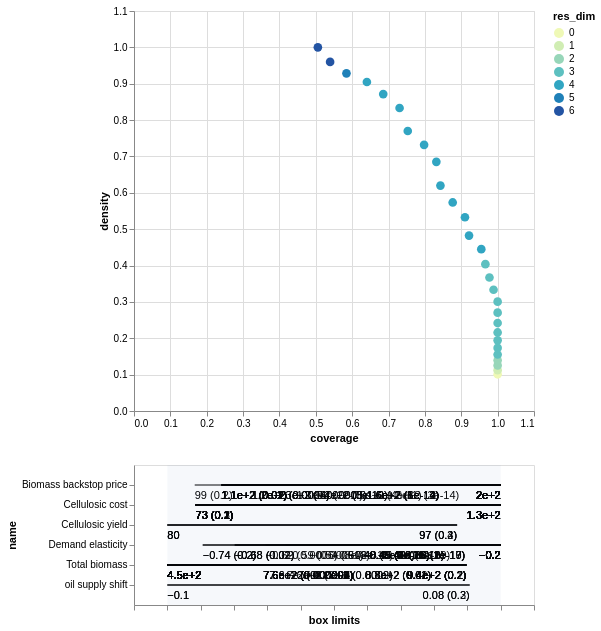

Write notebook code for a chart like this one.
### Markdown cell above
Since we are doing this analysis in a notebook, we can take advantage of the interactivity that the browser offers. A relatively recent addition to the python ecosystem is the library [altair](https://altair-viz.github.io/getting_started/overview.html). Altair can be used to create interactive plots for use in a browser. Altair is an optional dependency for the workbench. If available, we can create the following visual.

### Code cell
box1.inspect_tradeoff()

### Figure 1 — Vega-Lite specification as saved in the notebook (floating-point values rounded to 4 significant figures)
{"config": {"view": {"continuousWidth": 300, "continuousHeight": 300}}, "vconcat": [{"data": {"name": "data-2b0a17521755c11be9475d9ca58d4a00"}, "mark": {"type": "circle", "size": 75}, "encoding": {"color": {"field": "res_dim", "scale": {"range": ["#eff9b6", "#d0edb3", "#97d6b9", "#5dc0c0", "#31a5c2", "#1f80b8", "#2354a3", "#21318d"]}, "type": "ordinal"}, "opacity": {"condition": {"param": "param_1132f4e8af20e10d", "value": 1}, "value": 0.4}, "tooltip": [{"field": "id", "type": "quantitative"}, {"field": "coverage", "format": ".2", "type": "quantitative"}, {"field": "density", "format": ".2", "type": "quantitative"}, {"field": "res_dim", "type": "ordinal"}], "x": {"field": "coverage", "scale": {"domain": [0, 1.1]}, "type": "quantitative"}, "y": {"field": "density", "scale": {"domain": [0, 1.1]}, "type": "quantitative"}}, "height": 400, "name": "view_711ee7dea308719a_0", "width": 400}, {"layer": [{"data": {"name": "data-5d3cc0c3f76cfee9700c754235c3659c"}, "mark": {"type": "rule"}, "encoding": {"x": {"axis": {"grid": false, "labels": false, "title": "box limits"}, "field": "x_lower", "scale": {"domain": [0, 1], "padding": 0.1}, "type": "quantitative"}, "x2": {"field": "x_upper"}, "y": {"field": "name", "scale": {"padding": 1.0}, "type": "nominal"}}, "transform": [{"calculate": "(datum.x1-datum.minimum)/(datum.maximum-datum.minimum)", "as": "x_lower"}, {"calculate": "(datum.x2-datum.minimum)/(datum.maximum-datum.minimum)", "as": "x_upper"}, {"filter": {"param": "param_1132f4e8af20e10d"}}]}, {"data": {"name": "data-5d3cc0c3f76cfee9700c754235c3659c"}, "mark": {"type": "text", "align": "left", "baseline": "top", "dy": 5}, "encoding": {"text": {"field": "text", "type": "ordinal"}, "x": {"axis": {"grid": false, "labels": false, "title": "box limits"}, "field": "x_lower", "scale": {"domain": [0, 1], "padding": 0.1}, "type": "quantitative"}, "x2": {"field": "x_upper"}, "y": {"field": "name", "scale": {"padding": 1.0}, "type": "nominal"}}, "transform": [{"calculate": "(datum.x1-datum.minimum)/(datum.maximum-datum.minimum)", "as": "x_lower"}, {"calculate": "(datum.x2-datum.minimum)/(datum.maximum-datum.minimum)", "as": "x_upper"}, {"filter": {"param": "param_1132f4e8af20e10d"}}, {"calculate": "datum.qp_lower>0?format(datum.x1, \".2\")+\" (\"+format(datum.qp_lower, \".1~g\")+\")\" :format(datum.x1, \".2\")", "as": "text"}]}, {"data": {"name": "data-5d3cc0c3f76cfee9700c754235c3659c"}, "mark": {"type": "text", "align": "right", "baseline": "top", "dy": 5}, "encoding": {"text": {"field": "text", "type": "ordinal"}, "x": {"field": "x_upper", "type": "quantitative"}, "x2": {"field": "x_upper"}, "y": {"field": "name", "scale": {"padding": 1.0}, "type": "nominal"}}, "transform": [{"calculate": "(datum.x1-datum.minimum)/(datum.maximum-datum.minimum)", "as": "x_lower"}, {"calculate": "(datum.x2-datum.minimum)/(datum.maximum-datum.minimum)", "as": "x_upper"}, {"filter": {"param": "param_1132f4e8af20e10d"}}, {"calculate": "datum.qp_upper>0?format(datum.x2, \".2\")+\" (\"+format(datum.qp_upper, \".1\")+\")\" :format(datum.x2, \".2\")", "as": "text"}]}, {"data": {"name": "data-97aefd6d737ded565dc732e63f74ecc6"}, "mark": {"type": "rect", "opacity": 0.05}, "encoding": {"x": {"field": "start", "type": "quantitative"}, "x2": {"field": "end"}}}, {"data": {"name": "data-4f53cda18c2baa0c0354bb5f9a3ecbe5"}, "mark": {"type": "point"}, "encoding": {"x": {"field": "x", "type": "quantitative"}, "y": {"field": "name", "type": "nominal"}}, "transform": [{"filter": {"param": "param_1132f4e8af20e10d"}}]}, {"data": {"name": "data-4f53cda18c2baa0c0354bb5f9a3ecbe5"}, "mark": {"type": "text", "align": "center", "baseline": "top", "dy": 5}, "encoding": {"text": {"field": "item", "type": "nominal"}, "x": {"field": "x", "type": "quantitative"}, "y": {"field": "name", "type": "nominal"}}, "transform": [{"filter": {"param": "param_1132f4e8af20e10d"}}]}], "width": 400}], "params": [{"name": "param_1132f4e8af20e10d", "select": {"type": "point", "fields": ["id"]}, "views": ["view_711ee7dea308719a_0"]}], "$schema": "https://vega.github.io/schema/vega-lite/v6.4.1.json", "datasets": {"data-2b0a17521755c11be9475d9ca58d4a00": [{"coverage": 1.0, "density": 0.1009, "id": 0, "k": 89, "mass": 1.0, "mean": 0.1009, "n": 882, "res_dim": 0}, {"coverage": 1.0, "density": 0.1124, "id": 1, "k": 89, "mass": 0.898, "mean": 0.1124, "n": 792, "res_dim": 1}, {"coverage": 1.0, "density": 0.1254, "id": 2, "k": 89, "mass": 0.805, "mean": 0.1254, "n": 710, "res_dim": 2}, {"coverage": 1.0, "density": 0.1395, "id": 3, "k": 89, "mass": 0.7234, "mean": 0.1395, "n": 638, "res_dim": 2}, {"coverage": 1.0, "density": 0.1553, "id": 4, "k": 89, "mass": 0.6497, "mean": 0.1553, "n": 573, "res_dim": 3}, {"coverage": 1.0, "density": 0.1735, "id": 5, "k": 89, "mass": 0.5816, "mean": 0.1735, "n": 513, "res_dim": 3}, {"coverage": 1.0, "density": 0.1943, "id": 6, "k": 89, "mass": 0.5193, "mean": 0.1943, "n": 458, "res_dim": 3}, {"coverage": 1.0, "density": 0.216, "id": 7, "k": 89, "mass": 0.4671, "mean": 0.216, "n": 412, "res_dim": 3}, {"coverage": 1.0, "density": 0.2418, "id": 8, "k": 89, "mass": 0.4172, "mean": 0.2418, "n": 368, "res_dim": 3}, {"coverage": 1.0, "density": 0.2705, "id": 9, "k": 89, "mass": 0.373, "mean": 0.2705, "n": 329, "res_dim": 3}, {"coverage": 1.0, "density": 0.3007, "id": 10, "k": 89, "mass": 0.3356, "mean": 0.3007, "n": 296, "res_dim": 3}, {"coverage": 0.9888, "density": 0.3333, "id": 11, "k": 88, "mass": 0.2993, "mean": 0.3333, "n": 264, "res_dim": 3}, {"coverage": 0.9775, "density": 0.3671, "id": 12, "k": 87, "mass": 0.2687, "mean": 0.3671, "n": 237, "res_dim": 3}, {"coverage": 0.9663, "density": 0.4038, "id": 13, "k": 86, "mass": 0.2415, "mean": 0.4038, "n": 213, "res_dim": 3}, {"coverage": 0.9551, "density": 0.445, "id": 14, "k": 85, "mass": 0.2166, "mean": 0.445, "n": 191, "res_dim": 4}, {"coverage": 0.9213, "density": 0.4824, "id": 15, "k": 82, "mass": 0.1927, "mean": 0.4824, "n": 170, "res_dim": 4}, {"coverage": 0.9101, "density": 0.5329, "id": 16, "k": 81, "mass": 0.1723, "mean": 0.5329, "n": 152, "res_dim": 4}, {"coverage": 0.8764, "density": 0.5735, "id": 17, "k": 78, "mass": 0.1542, "mean": 0.5735, "n": 136, "res_dim": 4}, {"coverage": 0.8427, "density": 0.6198, "id": 18, "k": 75, "mass": 0.1372, "mean": 0.6198, "n": 121, "res_dim": 4}, {"coverage": 0.8315, "density": 0.6852, "id": 19, "k": 74, "mass": 0.1224, "mean": 0.6852, "n": 108, "res_dim": 4}, {"coverage": 0.7978, "density": 0.732, "id": 20, "k": 71, "mass": 0.11, "mean": 0.732, "n": 97, "res_dim": 4}, {"coverage": 0.7528, "density": 0.7701, "id": 21, "k": 67, "mass": 0.09864, "mean": 0.7701, "n": 87, "res_dim": 4}, {"coverage": 0.7303, "density": 0.8333, "id": 22, "k": 65, "mass": 0.08844, "mean": 0.8333, "n": 78, "res_dim": 4}, {"coverage": 0.6854, "density": 0.8714, "id": 23, "k": 61, "mass": 0.07937, "mean": 0.8714, "n": 70, "res_dim": 4}, {"coverage": 0.6404, "density": 0.9048, "id": 24, "k": 57, "mass": 0.07143, "mean": 0.9048, "n": 63, "res_dim": 4}, {"coverage": 0.5843, "density": 0.9286, "id": 25, "k": 52, "mass": 0.06349, "mean": 0.9286, "n": 56, "res_dim": 5}, {"coverage": 0.5393, "density": 0.96, "id": 26, "k": 48, "mass": 0.05669, "mean": 0.96, "n": 50, "res_dim": 6}, {"coverage": 0.5056, "density": 1.0, "id": 27, "k": 45, "mass": 0.05102, "mean": 1.0, "n": 45, "res_dim": 6}], "data-5d3cc0c3f76cfee9700c754235c3659c": [{"x1": -0.7365, "x2": -0.202, "name": "Demand elasticity", "id": 1, "minimum": -0.8, "maximum": -0.202, "qp_lower": 0.1557, "qp_upper": -1.0}, {"x1": 450.0, "x2": 941.7, "name": "Total biomass", "id": 2, "minimum": 450.0, "maximum": 997.8, "qp_lower": -1.0, "qp_upper": 0.1504}, {"x1": -0.7365, "x2": -0.202, "name": "Demand elasticity", "id": 2, "minimum": -0.8, "maximum": -0.202, "qp_lower": 0.1713, "qp_upper": -1.0}, {"x1": 450.0, "x2": 941.7, "name": "Total biomass", "id": 3, "minimum": 450.0, "maximum": 997.8, "qp_lower": -1.0, "qp_upper": 0.1607}, {"x1": -0.679, "x2": -0.202, "name": "Demand elasticity", "id": 3, "minimum": -0.8, "maximum": -0.202, "qp_lower": 0.02418, "qp_upper": -1.0}, {"x1": 450.0, "x2": 941.7, "name": "Total biomass", "id": 4, "minimum": 450.0, "maximum": 997.8, "qp_lower": -1.0, "qp_upper": 0.1583}, {"x1": -0.679, "x2": -0.202, "name": "Demand elasticity", "id": 4, "minimum": -0.8, "maximum": -0.202, "qp_lower": 0.01869, "qp_upper": -1.0}, {"x1": 99.0, "x2": 199.6, "name": "Biomass backstop price", "id": 4, "minimum": 90.0, "maximum": 199.6, "qp_lower": 0.1509, "qp_upper": -1.0}, {"x1": 450.0, "x2": 941.7, "name": "Total biomass", "id": 5, "minimum": 450.0, "maximum": 997.8, "qp_lower": -1.0, "qp_upper": 0.1577}, {"x1": -0.679, "x2": -0.202, "name": "Demand elasticity", "id": 5, "minimum": -0.8, "maximum": -0.202, "qp_lower": 0.01457, "qp_upper": -1.0}, {"x1": 107.8, "x2": 199.6, "name": "Biomass backstop price", "id": 5, "minimum": 90.0, "maximum": 199.6, "qp_lower": 0.0175, "qp_upper": -1.0}, {"x1": 450.0, "x2": 941.7, "name": "Total biomass", "id": 6, "minimum": 450.0, "maximum": 997.8, "qp_lower": -1.0, "qp_upper": 0.1696}, {"x1": -0.6235, "x2": -0.202, "name": "Demand elasticity", "id": 6, "minimum": -0.8, "maximum": -0.202, "qp_lower": 0.0005743, "qp_upper": -1.0}, {"x1": 107.8, "x2": 199.6, "name": "Biomass backstop price", "id": 6, "minimum": 90.0, "maximum": 199.6, "qp_lower": 0.01771, "qp_upper": -1.0}, {"x1": 450.0, "x2": 941.7, "name": "Total biomass", "id": 7, "minimum": 450.0, "maximum": 997.8, "qp_lower": -1.0, "qp_upper": 0.1521}, {"x1": -0.5875, "x2": -0.202, "name": "Demand elasticity", "id": 7, "minimum": -0.8, "maximum": -0.202, "qp_lower": 1.196e-05, "qp_upper": -1.0}, {"x1": 107.8, "x2": 199.6, "name": "Biomass backstop price", "id": 7, "minimum": 90.0, "maximum": 199.6, "qp_lower": 0.01448, "qp_upper": -1.0}, {"x1": 450.0, "x2": 941.7, "name": "Total biomass", "id": 8, "minimum": 450.0, "maximum": 997.8, "qp_lower": -1.0, "qp_upper": 0.1557}, {"x1": -0.5445, "x2": -0.202, "name": "Demand elasticity", "id": 8, "minimum": -0.8, "maximum": -0.202, "qp_lower": 8.044e-08, "qp_upper": -1.0}, {"x1": 107.8, "x2": 199.6, "name": "Biomass backstop price", "id": 8, "minimum": 90.0, "maximum": 199.6, "qp_lower": 0.01425, "qp_upper": -1.0}, {"x1": 450.0, "x2": 941.7, "name": "Total biomass", "id": 9, "minimum": 450.0, "maximum": 997.8, "qp_lower": -1.0, "qp_upper": 0.1647}, {"x1": -0.5035, "x2": -0.202, "name": "Demand elasticity", "id": 9, "minimum": -0.8, "maximum": -0.202, "qp_lower": 2.406e-10, "qp_upper": -1.0}, {"x1": 107.8, "x2": 199.6, "name": "Biomass backstop price", "id": 9, "minimum": 90.0, "maximum": 199.6, "qp_lower": 0.01715, "qp_upper": -1.0}, {"x1": 450.0, "x2": 941.7, "name": "Total biomass", "id": 10, "minimum": 450.0, "maximum": 997.8, "qp_lower": -1.0, "qp_upper": 0.1355}, {"x1": -0.475, "x2": -0.202, "name": "Demand elasticity", "id": 10, "minimum": -0.8, "maximum": -0.202, "qp_lower": 4.721e-13, "qp_upper": -1.0}, {"x1": 107.8, "x2": 199.6, "name": "Biomass backstop price", "id": 10, "minimum": 90.0, "maximum": 199.6, "qp_lower": 0.015, "qp_upper": -1.0}, {"x1": 450.0, "x2": 883.4, "name": "Total biomass", "id": 11, "minimum": 450.0, "maximum": 997.8, "qp_lower": -1.0, "qp_upper": 0.01421}, {"x1": -0.475, "x2": -0.202, "name": "Demand elasticity", "id": 11, "minimum": -0.8, "maximum": -0.202, "qp_lower": 3.451e-13, "qp_upper": -1.0}, {"x1": 107.8, "x2": 199.6, "name": "Biomass backstop price", "id": 11, "minimum": 90.0, "maximum": 199.6, "qp_lower": 0.01242, "qp_upper": -1.0}, {"x1": 450.0, "x2": 883.4, "name": "Total biomass", "id": 12, "minimum": 450.0, "maximum": 997.8, "qp_lower": -1.0, "qp_upper": 0.01355}, {"x1": -0.4485, "x2": -0.202, "name": "Demand elasticity", "id": 12, "minimum": -0.8, "maximum": -0.202, "qp_lower": 7.967e-16, "qp_upper": -1.0}, {"x1": 107.8, "x2": 199.6, "name": "Biomass backstop price", "id": 12, "minimum": 90.0, "maximum": 199.6, "qp_lower": 0.01095, "qp_upper": -1.0}, {"x1": 450.0, "x2": 883.4, "name": "Total biomass", "id": 13, "minimum": 450.0, "maximum": 997.8, "qp_lower": -1.0, "qp_upper": 0.01525}, {"x1": -0.4485, "x2": -0.202, "name": "Demand elasticity", "id": 13, "minimum": -0.8, "maximum": -0.202, "qp_lower": 1.934e-15, "qp_upper": -1.0}, {"x1": 117.8, "x2": 199.6, "name": "Biomass backstop price", "id": 13, "minimum": 90.0, "maximum": 199.6, "qp_lower": 0.0005064, "qp_upper": -1.0}, {"x1": 72.65, "x2": 133.7, "name": "Cellulosic cost", "id": 14, "minimum": 67.0, "maximum": 133.7, "qp_lower": 0.1383, "qp_upper": -1.0}, {"x1": 450.0, "x2": 883.4, "name": "Total biomass", "id": 14, "minimum": 450.0, "maximum": 997.8, "qp_lower": -1.0, "qp_upper": 0.01184}, {"x1": -0.4485, "x2": -0.202, "name": "Demand elasticity", "id": 14, "minimum": -0.8, "maximum": -0.202, "qp_lower": 9.841e-16, "qp_upper": -1.0}, {"x1": 117.8, "x2": 199.6, "name": "Biomass backstop price", "id": 14, "minimum": 90.0, "maximum": 199.6, "qp_lower": 0.0003845, "qp_upper": -1.0}, {"x1": 72.65, "x2": 133.7, "name": "Cellulosic cost", "id": 15, "minimum": 67.0, "maximum": 133.7, "qp_lower": 0.1753, "qp_upper": -1.0}, {"x1": 450.0, "x2": 820.7, "name": "Total biomass", "id": 15, "minimum": 450.0, "maximum": 997.8, "qp_lower": -1.0, "qp_upper": 0.000933}, {"x1": -0.4485, "x2": -0.202, "name": "Demand elasticity", "id": 15, "minimum": -0.8, "maximum": -0.202, "qp_lower": 1.254e-15, "qp_upper": -1.0}, {"x1": 117.8, "x2": 199.6, "name": "Biomass backstop price", "id": 15, "minimum": 90.0, "maximum": 199.6, "qp_lower": 0.0004229, "qp_upper": -1.0}, {"x1": 72.65, "x2": 133.7, "name": "Cellulosic cost", "id": 16, "minimum": 67.0, "maximum": 133.7, "qp_lower": 0.1367, "qp_upper": -1.0}, {"x1": 450.0, "x2": 820.7, "name": "Total biomass", "id": 16, "minimum": 450.0, "maximum": 997.8, "qp_lower": -1.0, "qp_upper": 0.0002231}, {"x1": -0.4485, "x2": -0.202, "name": "Demand elasticity", "id": 16, "minimum": -0.8, "maximum": -0.202, "qp_lower": 4.1e-16, "qp_upper": -1.0}, {"x1": 125.8, "x2": 199.6, "name": "Biomass backstop price", "id": 16, "minimum": 90.0, "maximum": 199.6, "qp_lower": 5.358e-06, "qp_upper": -1.0}, {"x1": 72.65, "x2": 133.7, "name": "Cellulosic cost", "id": 17, "minimum": 67.0, "maximum": 133.7, "qp_lower": 0.1378, "qp_upper": -1.0}, {"x1": 450.0, "x2": 755.8, "name": "Total biomass", "id": 17, "minimum": 450.0, "maximum": 997.8, "qp_lower": -1.0, "qp_upper": 1.01e-05}, {"x1": -0.4485, "x2": -0.202, "name": "Demand elasticity", "id": 17, "minimum": -0.8, "maximum": -0.202, "qp_lower": 2.881e-15, "qp_upper": -1.0}, {"x1": 125.8, "x2": 199.6, "name": "Biomass backstop price", "id": 17, "minimum": 90.0, "maximum": 199.6, "qp_lower": 7.744e-06, "qp_upper": -1.0}, {"x1": 72.65, "x2": 133.7, "name": "Cellulosic cost", "id": 18, "minimum": 67.0, "maximum": 133.7, "qp_lower": 0.1404, "qp_upper": -1.0}, {"x1": 450.0, "x2": 755.8, "name": "Total biomass", "id": 18, "minimum": 450.0, "maximum": 997.8, "qp_lower": -1.0, "qp_upper": 9.11e-06}, {"x1": -0.4485, "x2": -0.202, "name": "Demand elasticity", "id": 18, "minimum": -0.8, "maximum": -0.202, "qp_lower": 9.781e-16, "qp_upper": -1.0}, {"x1": 132.5, "x2": 199.6, "name": "Biomass backstop price", "id": 18, "minimum": 90.0, "maximum": 199.6, "qp_lower": 1.781e-07, "qp_upper": -1.0}, {"x1": 72.65, "x2": 133.7, "name": "Cellulosic cost", "id": 19, "minimum": 67.0, "maximum": 133.7, "qp_lower": 0.09571, "qp_upper": -1.0}, {"x1": 450.0, "x2": 755.8, "name": "Total biomass", "id": 19, "minimum": 450.0, "maximum": 997.8, "qp_lower": -1.0, "qp_upper": 1.368e-06}, {"x1": -0.4485, "x2": -0.202, "name": "Demand elasticity", "id": 19, "minimum": -0.8, "maximum": -0.202, "qp_lower": 5.621e-17, "qp_upper": -1.0}, {"x1": 138.6, "x2": 199.6, "name": "Biomass backstop price", "id": 19, "minimum": 90.0, "maximum": 199.6, "qp_lower": 3.227e-10, "qp_upper": -1.0}, {"x1": 72.65, "x2": 133.7, "name": "Cellulosic cost", "id": 20, "minimum": 67.0, "maximum": 133.7, "qp_lower": 0.103, "qp_upper": -1.0}, {"x1": 450.0, "x2": 755.8, "name": "Total biomass", "id": 20, "minimum": 450.0, "maximum": 997.8, "qp_lower": -1.0, "qp_upper": 1.1e-06}, {"x1": -0.422, "x2": -0.202, "name": "Demand elasticity", "id": 20, "minimum": -0.8, "maximum": -0.202, "qp_lower": 7.08e-19, "qp_upper": -1.0}, {"x1": 138.6, "x2": 199.6, "name": "Biomass backstop price", "id": 20, "minimum": 90.0, "maximum": 199.6, "qp_lower": 5.228e-10, "qp_upper": -1.0}, {"x1": 72.65, "x2": 133.7, "name": "Cellulosic cost", "id": 21, "minimum": 67.0, "maximum": 133.7, "qp_lower": 0.1574, "qp_upper": -1.0}, {"x1": 450.0, "x2": 755.8, "name": "Total biomass", "id": 21, "minimum": 450.0, "maximum": 997.8, "qp_lower": -1.0, "qp_upper": 4.717e-06}, {"x1": -0.422, "x2": -0.202, "name": "Demand elasticity", "id": 21, "minimum": -0.8, "maximum": -0.202, "qp_lower": 1.185e-16, "qp_upper": -1.0}, {"x1": 150.0, "x2": 199.6, "name": "Biomass backstop price", "id": 21, "minimum": 90.0, "maximum": 199.6, "qp_lower": 3.515e-11, "qp_upper": -1.0}, {"x1": 72.65, "x2": 133.7, "name": "Cellulosic cost", "id": 22, "minimum": 67.0, "maximum": 133.7, "qp_lower": 0.1039, "qp_upper": -1.0}, {"x1": 450.0, "x2": 755.8, "name": "Total biomass", "id": 22, "minimum": 450.0, "maximum": 997.8, "qp_lower": -1.0, "qp_upper": 3.975e-06}, {"x1": -0.422, "x2": -0.202, "name": "Demand elasticity", "id": 22, "minimum": -0.8, "maximum": -0.202, "qp_lower": 5.677e-18, "qp_upper": -1.0}, {"x1": 155.6, "x2": 199.6, "name": "Biomass backstop price", "id": 22, "minimum": 90.0, "maximum": 199.6, "qp_lower": 7.746e-14, "qp_upper": -1.0}, {"x1": 72.65, "x2": 133.7, "name": "Cellulosic cost", "id": 23, "minimum": 67.0, "maximum": 133.7, "qp_lower": 0.102, "qp_upper": -1.0}, {"x1": 450.0, "x2": 755.8, "name": "Total biomass", "id": 23, "minimum": 450.0, "maximum": 997.8, "qp_lower": -1.0, "qp_upper": 1.347e-06}, {"x1": -0.4005, "x2": -0.202, "name": "Demand elasticity", "id": 23, "minimum": -0.8, "maximum": -0.202, "qp_lower": 5.874e-19, "qp_upper": -1.0}, {"x1": 155.6, "x2": 199.6, "name": "Biomass backstop price", "id": 23, "minimum": 90.0, "maximum": 199.6, "qp_lower": 4.954e-14, "qp_upper": -1.0}, {"x1": 72.65, "x2": 133.7, "name": "Cellulosic cost", "id": 24, "minimum": 67.0, "maximum": 133.7, "qp_lower": 0.1065, "qp_upper": -1.0}, {"x1": 450.0, "x2": 755.8, "name": "Total biomass", "id": 24, "minimum": 450.0, "maximum": 997.8, "qp_lower": -1.0, "qp_upper": 6.426e-06}, {"x1": -0.3845, "x2": -0.202, "name": "Demand elasticity", "id": 24, "minimum": -0.8, "maximum": -0.202, "qp_lower": 1.396e-19, "qp_upper": -1.0}, {"x1": 155.6, "x2": 199.6, "name": "Biomass backstop price", "id": 24, "minimum": 90.0, "maximum": 199.6, "qp_lower": 5.537e-14, "qp_upper": -1.0}, {"x1": 72.65, "x2": 133.7, "name": "Cellulosic cost", "id": 25, "minimum": 67.0, "maximum": 133.7, "qp_lower": 0.2028, "qp_upper": -1.0}, {"x1": 450.0, "x2": 755.8, "name": "Total biomass", "id": 25, "minimum": 450.0, "maximum": 997.8, "qp_lower": -1.0, "qp_upper": 2.487e-05}, {"x1": 80.0, "x2": 97.3, "name": "Cellulosic yield", "id": 25, "minimum": 80.0, "maximum": 99.9, "qp_lower": -1.0, "qp_upper": 0.3732}, {"x1": -0.3845, "x2": -0.202, "name": "Demand elasticity", "id": 25, "minimum": -0.8, "maximum": -0.202, "qp_lower": 1.015e-17, "qp_upper": -1.0}, {"x1": 155.6, "x2": 199.6, "name": "Biomass backstop price", "id": 25, "minimum": 90.0, "maximum": 199.6, "qp_lower": 1.246e-12, "qp_upper": -1.0}, {"x1": 72.65, "x2": 133.7, "name": "Cellulosic cost", "id": 26, "minimum": 67.0, "maximum": 133.7, "qp_lower": 0.2619, "qp_upper": -1.0}, {"x1": 450.0, "x2": 755.8, "name": "Total biomass", "id": 26, "minimum": 450.0, "maximum": 997.8, "qp_lower": -1.0, "qp_upper": 5.785e-06}, {"x1": 80.0, "x2": 97.3, "name": "Cellulosic yield", "id": 26, "minimum": 80.0, "maximum": 99.9, "qp_lower": -1.0, "qp_upper": 0.2974}, {"x1": -0.3845, "x2": -0.202, "name": "Demand elasticity", "id": 26, "minimum": -0.8, "maximum": -0.202, "qp_lower": 1.379e-17, "qp_upper": -1.0}, {"x1": -0.1, "x2": 0.0805, "name": "oil supply shift", "id": 26, "minimum": -0.1, "maximum": 0.099, "qp_lower": -1.0, "qp_upper": 0.2974}, {"x1": 155.6, "x2": 199.6, "name": "Biomass backstop price", "id": 26, "minimum": 90.0, "maximum": 199.6, "qp_lower": 1.133e-12, "qp_upper": -1.0}, {"x1": 72.65, "x2": 133.7, "name": "Cellulosic cost", "id": 27, "minimum": 67.0, "maximum": 133.7, "qp_lower": 0.1473, "qp_upper": -1.0}, {"x1": 450.0, "x2": 755.8, "name": "Total biomass", "id": 27, "minimum": 450.0, "maximum": 997.8, "qp_lower": -1.0, "qp_upper": 2.317e-07}, {"x1": 80.0, "x2": 97.3, "name": "Cellulosic yield", "id": 27, "minimum": 80.0, "maximum": 99.9, "qp_lower": -1.0, "qp_upper": 0.1593}, {"x1": -0.3845, "x2": -0.202, "name": "Demand elasticity", "id": 27, "minimum": -0.8, "maximum": -0.202, "qp_lower": 1.708e-16, "qp_upper": -1.0}, {"x1": -0.1, "x2": 0.0805, "name": "oil supply shift", "id": 27, "minimum": -0.1, "maximum": 0.099, "qp_lower": -1.0, "qp_upper": 0.1533}, {"x1": 162.2, "x2": 199.6, "name": "Biomass backstop price", "id": 27, "minimum": 90.0, "maximum": 199.6, "qp_lower": 2.842e-14, "qp_upper": -1.0}], "data-97aefd6d737ded565dc732e63f74ecc6": [{"start": 0, "end": 1}], "data-4f53cda18c2baa0c0354bb5f9a3ecbe5": []}}
